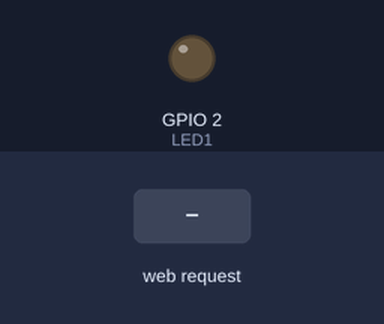
Simulated run of this sketch. Board: ESP32. On the bench: output pins drawn as LEDs (lit = HIGH). Inputs (shaded band) come from the test bench. WiFi joins after 1.5 s; servers stay silent unless stated; what the sketch prints to the serial monitor is not drawn.

Above: at 2.7 s.
2.8 s: HTTP request GET /LED=ON received
At 3.2 s:
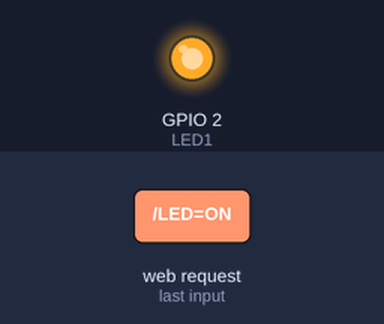
4.3 s: HTTP request GET /LED=OFF received
At 5.5 s:
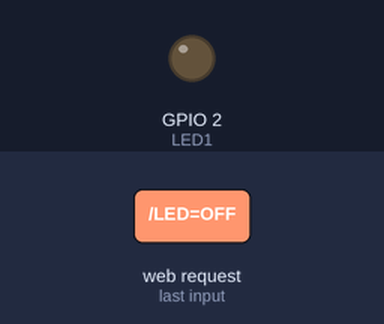
Timing chart, 0 to 7.3 s (numbered marks = the images above; inputs shaded):
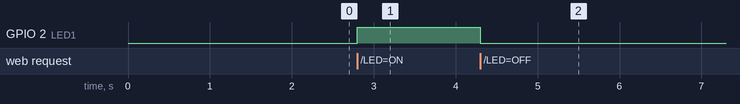

Measured:
- after the input at 2.8 s, GPIO 2 (LED1): LOW → HIGH at once
- after the input at 4.3 s, GPIO 2 (LED1): HIGH → LOW at once

The sketch:

Control_LED_WiFi_WithCSS.ino
```cpp
#include <WiFi.h>   // Library WiFi untuk ESP32

const char* ssid     = "Full 24 Jam";  // SSID WiFi
const char* password = "12345678";       // Password WiFi

int LED1 = 2; //
WiFiServer server(80); // Server berjalan di port 80

void setup() {
  Serial.begin(115200);
  delay(10);

  pinMode(LED1, OUTPUT);
  digitalWrite(LED1, LOW);

  Serial.println();
  Serial.print("Connecting to ");
  Serial.println(ssid);

  WiFi.begin(ssid, password);

  while (WiFi.status() != WL_CONNECTED) {
    delay(500);
    Serial.print(".");
  }

  Serial.println("");
  Serial.println("WiFi connected");

  server.begin();
  Serial.println("Server started");

  Serial.print("Use this URL to connect: ");
  Serial.print("http://");
  Serial.print(WiFi.localIP());
  Serial.println("/");
}

void loop() {
  // Check if a client has connected
  WiFiClient client = server.available();
  if (!client) {
    return;
  }

  Serial.println("New client connected");
  while (!client.available()) {
    delay(1);
  }

  String request = client.readStringUntil('\r');
  Serial.println(request);
  client.flush();

  int value = LOW;
  if (request.indexOf("/LED=ON") != -1) {
    digitalWrite(LED1, HIGH);
    value = HIGH;
  }
  if (request.indexOf("/LED=OFF") != -1) {
    digitalWrite(LED1, LOW);
    value = LOW;
  }

  client.println("HTTP/1.1 200 OK");
  client.println("Content-Type: text/html");
  client.println(""); // wajib ada
  client.println("<!DOCTYPE HTML>");
  client.println("<html lang=\"en\">");
  client.println("<head>");
  client.println("<meta charset=\"UTF-8\">");
  client.println("<meta name=\"viewport\" content=\"width=device-width, initial-scale=1.0\">");
  client.println("<title>ESP Web Server</title>");
  client.println("<link href=\"https://fonts.googleapis.com/css2?family=Poppins:wght@400;600&display=swap\" rel=\"stylesheet\">");
  client.println("<style>");
  client.println("body { font-family: 'Poppins', sans-serif; text-align: center; background-color: #f4f4f9; margin: 0; padding: 20px; }");
  client.println("h1 { color: #333; margin-bottom: 5px; font-size: 3rem}");
  client.println("p { font-size: 14px; margin-bottom: 15px; }");
  client.println("button { padding: 5px 17px; font-size: 0.7rem; border-radius: 3px; cursor: pointer; font-family: 'Poppins', sans-serif; font-weight: 600; transition: all 200ms ease; }");
  client.println(".on { background-color: transparent; border: 1.5px solid #1fd655; color: #1fd655;} ");
  client.println(".on:hover { background-color: #1fd655; color: #fff;}");
  client.println(".off { background-color: transparent; color: #e60000; border: 1.5px solid #e60000} ");
  client.println(".off:hover { background-color: #e60000; color: #fff}");
  client.println("</style>");
  client.println("</head>");

  client.println("<body>");
  client.println("<h1>ESP LED Control</h1>");
  client.print("<p>LED pin is now: <strong>");
  if (value == HIGH) {
    client.print("ON");
  } else {
    client.print("OFF");
  }
  client.println("</strong></p>");
  client.println("<a href=\"/LED=ON\"><button class=\"on\">Turn On</button></a>");
  client.println("<a href=\"/LED=OFF\"><button class=\"off\">Turn Off</button></a>");
  client.println("</body>");
  client.println("</html>");


  delay(1);
  Serial.println("Client disconnected");
  Serial.println("");
}
```
